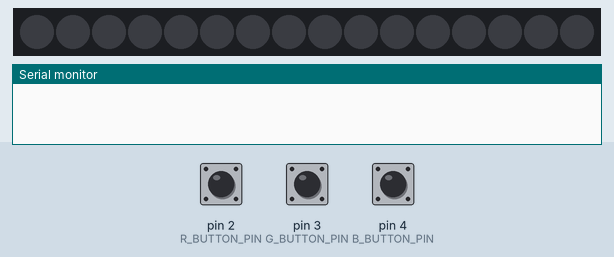
The sketch below on a simulated Arduino Uno, built with avr-gcc and run on an emulated ATmega328P. On the bench: 16 RGB LEDs in strip order, left to right, the last lines printed to the serial monitor. The inputs (shaded band) are chosen by the test bench; at power-on: pin 2 (R_BUTTON_PIN) HIGH, pin 3 (G_BUTTON_PIN) HIGH, pin 4 (B_BUTTON_PIN) HIGH. Dim RGB values are drawn brighter than linear.

Above: at 1.2 s.
1.3 s: pin 2 (R_BUTTON_PIN) pulled LOW for 0.15 s
At 2.3 s:
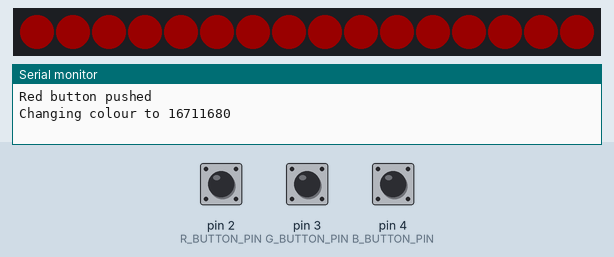
2.9 s: pin 3 (G_BUTTON_PIN) pulled LOW for 0.15 s
At 3.5 s:
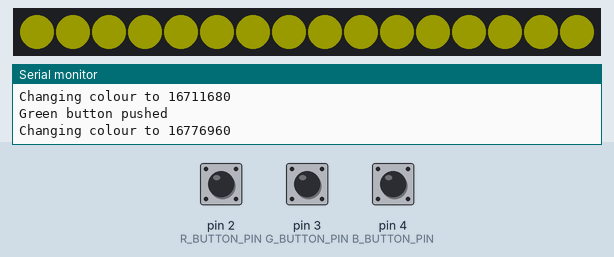
4.5 s: pin 4 (B_BUTTON_PIN) pulled LOW for 0.15 s
At 5.7 s:
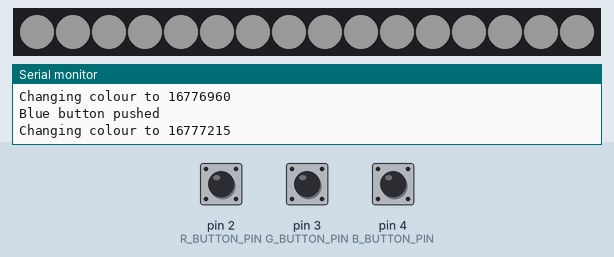
6.1 s: pin 2 (R_BUTTON_PIN) pulled LOW for 1 s
At 7.1 s:
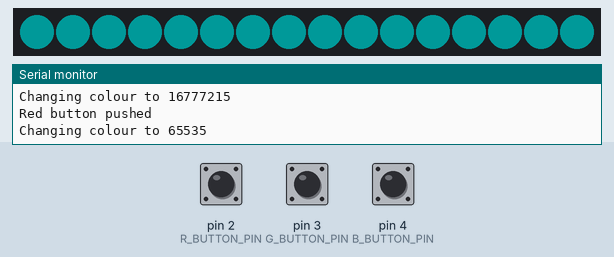
8.6 s: pin 3 (G_BUTTON_PIN) pulled LOW for 1 s
At 9.0 s:
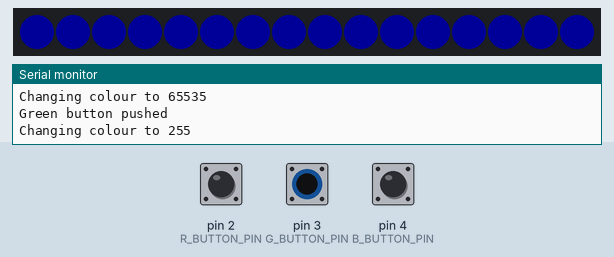
11.1 s: pin 4 (B_BUTTON_PIN) pulled LOW for 1 s
At 12.1 s:
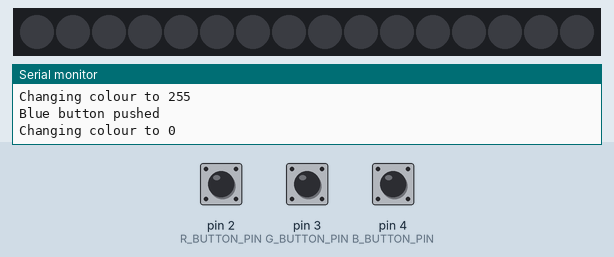
Timing chart, 0 to 14.1 s (numbered marks = the images above; inputs shaded):
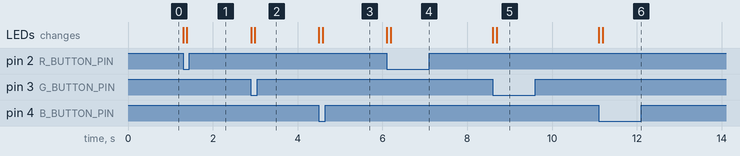

The sketch:

oven.ino
```cpp
#include <Adafruit_NeoPixel.h>
// https://github.com/adafruit/Adafruit_NeoPixel

#define ENCODER_DO_NOT_USE_INTERRUPTS
#include <Encoder.h>
// https://github.com/PaulStoffregen/Encoder

#include <ezButton.h>
// https://arduinogetstarted.com/tutorials/arduino-button-library


#define R_BUTTON_PIN 2
#define G_BUTTON_PIN 3
#define B_BUTTON_PIN 4

#define BUTTON_DEBOUNCE_TIME 2

#define LED_BRIGHTNESS 25
#define LED_PIN 11


Adafruit_NeoPixel strip = Adafruit_NeoPixel(16, LED_PIN, NEO_GRB + NEO_KHZ800);

// Output
uint8_t r = 0;
uint8_t g = 0;
uint8_t b = 0;

uint32_t currentColour;

ezButton redButton(R_BUTTON_PIN);
ezButton greenButton(G_BUTTON_PIN);
ezButton blueButton(B_BUTTON_PIN);

void setup() {
  Serial.begin(9600);

  strip.begin();
  strip.setBrightness(LED_BRIGHTNESS);
  strip.show(); // Turn all off

  // Init buttons
  redButton.setDebounceTime(BUTTON_DEBOUNCE_TIME);
  greenButton.setDebounceTime(BUTTON_DEBOUNCE_TIME);
  blueButton.setDebounceTime(BUTTON_DEBOUNCE_TIME);
}

void loop() {
  redButton.loop();
  greenButton.loop();
  blueButton.loop();


  // Check if buttons have been pushed
  if (redButton.isPressed()) {
    Serial.println("Red button pushed");
    if (r > 0) {
      // Turn r off
      r = 0;
    } else {
      // Turn r on
      r = 255;
    }
  }

  if (greenButton.isPressed()) {
    Serial.println("Green button pushed");
    if (g > 0) {
      // Turn g off
      g = 0;
    } else {
      // Turn g on
      g = 255;
    }
  }

  if (blueButton.isPressed()) {
    Serial.println("Blue button pushed");
    if (b > 0) {
      // Turn b off
      b = 0;
    } else {
      // Turn r on
      b = 255;
    }
  }

  uint32_t newColour = strip.Color(r, g, b);

  if (currentColour != newColour) {
    Serial.print("Changing colour to ");
    Serial.println(newColour);
    colorWipe(newColour);
    currentColour = newColour;
  }
}

// Fill the dots one after the other with a colour
void colorWipe(uint32_t c) {
  uint8_t wait = 5;
  for (uint8_t i = 0; i < strip.numPixels(); i++) {
    strip.setPixelColor(i, c);
    strip.show();
    delay(wait);
  }
}
```

Measured:
- after the input at 1.3 s, the LEDs: first change at once (image 1 shows a later state)
- after the input at 2.9 s, the LEDs: first change at once (image 2 shows a later state)
- after the input at 4.5 s, the LEDs: first change at once (image 3 shows a later state)
- after the input at 6.1 s, the LEDs: first change at once (image 4 shows a later state)
- after the input at 8.6 s, the LEDs: first change at once (image 5 shows a later state)
- after the input at 11.1 s, the LEDs: first change at once (image 6 shows a later state)
